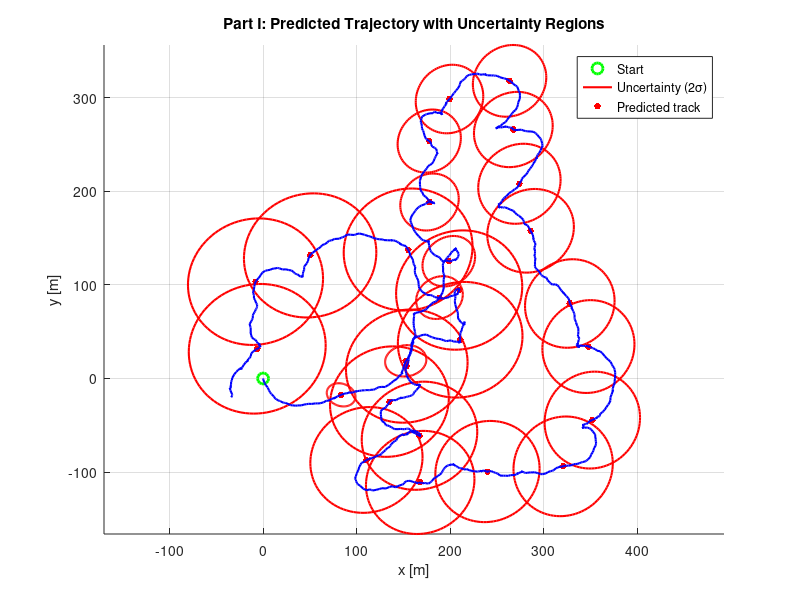

Source code (MATLAB): (Note: this script raises an error after producing the figure.)
clc; close all; clear
%% Part I - Q1

data =load('SLAM.mat'); 

F = eye(2);

disp('System matrix F:');
disp(F);

%% Q2

C_w_tilde = diag([data.std_velocity^2, data.std_heading^2]);
disp('Raw noise covariance C_w_tilde:');
disp(C_w_tilde);

G = @(v, phi) data.delta * ...
    [ cos(phi * pi/180),   -v * sin(phi * pi/180) * (pi/180) ; ...
      sin(phi * pi/180),    v * cos(phi * pi/180) * (pi/180) ];
C_w = @(v, phi) G(v, phi) * C_w_tilde * G(v, phi)';


%% Q3

function plot_ellipse(center, P, color)
    [V, D] = eig(P);                   
    theta  = linspace(0, 2*pi, 100);
    circle = [cos(theta); sin(theta)];
    ellipse = center + 2 * V * sqrt(D) * circle;
    plot(ellipse(1,:), ellipse(2,:), color, 'LineWidth', 1.5);
end

N       = size(data.u, 2);  
pos     = [0; 0];         
cov_pos = zeros(2);        

track      = zeros(2, N+1);
track(:,1) = pos;

figure; hold on; grid on; axis equal;
title('Part I: Predicted Trajectory with Uncertainty Regions');
xlabel('x [m]'); ylabel('y [m]');
plot(0, 0, 'go', 'MarkerSize', 8, 'LineWidth', 2, 'DisplayName', 'Start');

for i = 1:N
    v_i   = data.u(1, i);
    phi_i = data.u(2, i);

    pos = F * pos + data.delta * [ cos(phi_i*pi/180) * v_i ;
                              sin(phi_i*pi/180) * v_i ];
    cov_pos = F * cov_pos * F' + C_w(v_i, phi_i);

    track(:, i+1) = pos;

    if mod(i, 50) == 0
        plot_ellipse(pos, cov_pos, 'r-');
        plot(pos(1), pos(2), 'r.', 'MarkerSize', 15);
       
    end
end

plot(track(1,:), track(2,:), 'b-', 'LineWidth', 1.5, 'DisplayName', 'Predicted track');
legend('Start', 'Uncertainty (2\sigma)', 'Predicted track', 'Location', 'best');
hold off

%% Part II - Q7, Q8, Q9

X = [0; 0];         
C = zeros(2);       
known_ids = [];     
track_slam = zeros(2, N+1);
track_slam(:,1) = X(1:2);

X_saved = cell(1, N); 
C_saved = cell(1, N);
X_pred_saved = cell(1, N); 
C_pred_saved = cell(1, N);

video_filename = 'SLAM_Simulation.avi';
v = VideoWriter(video_filename, 'Motion JPEG AVI');
v.FrameRate = 15;
open(v);
snapshot_steps = round([0.25*N, 0.50*N, 0.75*N, N]);
snapshot_count = 1;

fig_slam = figure('Name', 'SLAM Visualization'); 
hold on; grid on; axis equal;
title('Part II: EKF SLAM');
xlabel('x [m]'); ylabel('y [m]');
plot(0, 0, 'go', 'MarkerSize', 8, 'LineWidth', 2, 'DisplayName', 'Start');
p_track = plot(X(1), X(2), 'b-', 'LineWidth', 1.5, 'DisplayName', 'SLAM track');

for i = 1:N
    %Prediction  
    v_i   = data.u(1, i);
    phi_i = data.u(2, i);
    
    X(1:2) = X(1:2) + data.delta * [cos(phi_i*pi/180) * v_i; 
                                    sin(phi_i*pi/180) * v_i];
    
    L = length(X);
    F_slam = eye(L);
    
    C_w_slam = zeros(L, L);
    C_w_slam(1:2, 1:2) = C_w(v_i, phi_i); 
    
    C = F_slam * C * F_slam' + C_w_slam;

    X_pred_saved{i} = X;
    C_pred_saved{i} = C;

    % Observation  
    if ~isempty(data.Z{i}.id)
        visible_ids = data.Z{i}.id;
        z_pos_measurements = data.Z{i}.zpos;
        
        for m = 1:length(visible_ids)
            lm_id = visible_ids(m);
            
            if ~ismember(lm_id, known_ids)
                % New landmark
                known_ids = [known_ids, lm_id];
                X = [X; X(1:2)]; 
                
                C_new = eye(2) * 1e6; 
                C = blkdiag(C, C_new);
            end
        end
        
        % Update  
        L = length(X); 
        num_vis = length(visible_ids);
        
        z = zeros(2*num_vis, 1);
        z_hat = zeros(2*num_vis, 1);
        H = zeros(2*num_vis, L);
        C_n = eye(2*num_vis) * (data.stdn^2); 
        
        for m = 1:num_vis
            lm_id = visible_ids(m);
            
            idx = find(known_ids == lm_id);
            state_idx = 2 + 2*idx - 1; 
            
            % Actual measurement
            z(2*m-1 : 2*m) = z_pos_measurements(:, m);
            
            % Predicted measurement
            z_hat(2*m-1 : 2*m) = X(state_idx : state_idx+1) - X(1:2);
            
            H(2*m-1 : 2*m, 1:2) = [-1, 0; 0, -1];
            H(2*m-1 : 2*m, state_idx : state_idx+1) = [1, 0; 0, 1]; 
        end
        
        y = z - z_hat; 
        S = H * C * H' + C_n;
        K = C * H' / S;
        
        X = X + K * y;
        C = (eye(L) - K * H) * C;
    end
    
    track_slam(:, i+1) = X(1:2);
    X_saved{i} = X;
    C_saved{i} = C;

  % Visualization
    if mod(i, 5) == 0 || i == N 
        set(p_track, 'XData', track_slam(1, 1:i+1), 'YData', track_slam(2, 1:i+1));
        delete(findobj(gcf, 'Tag', 'dynamic_ellipse'));
        
        % Plot Vehicle
        [V_eig, D_eig] = eig(C(1:2, 1:2));                   
        theta  = linspace(0, 2*pi, 100);
        circle = [cos(theta); sin(theta)];
        ellipse = X(1:2) + 2 * V_eig * sqrt(D_eig) * circle;
        plot(ellipse(1,:), ellipse(2,:), 'r-', 'LineWidth', 1.5, 'Tag', 'dynamic_ellipse');
        
        % Plot Landmarks
        for m = 1:length(known_ids)
            state_idx = 2 + 2*m - 1;
            plot(X(state_idx), X(state_idx+1), 'k.', 'MarkerSize', 3, 'Tag', 'dynamic_ellipse'); 
            
            [V_eig, D_eig] = eig(C(state_idx:state_idx+1, state_idx:state_idx+1));
            ellipse = X(state_idx:state_idx+1) + 2 * V_eig * sqrt(D_eig) * circle;
            plot(ellipse(1,:), ellipse(2,:), 'k-', 'LineWidth', 1.5, 'Tag', 'dynamic_ellipse');
        end
        
        drawnow; 
        
       % Q8: Capture video frame
        vidFrame = getframe(fig_slam); 
        
        % On the first frame, record the exact pixel dimensions
        if ~exist('vid_frame_size', 'var')
            vid_frame_size = size(vidFrame.cdata);
        else
            % Force all subsequent frames to match the exact size of the first frame
            vidFrame.cdata = imresize(vidFrame.cdata, [vid_frame_size(1), vid_frame_size(2)]);
        end
        
        writeVideo(v, vidFrame);
        
        % Q8: Save 4 snapshot figures
        if ismember(i, snapshot_steps)
            filename = sprintf('SLAM_Trajectory_Step_%d.png', snapshot_count);
            exportgraphics(fig_slam, filename, 'Resolution', 300);
            disp(['Saved snapshot: ', filename]);
            snapshot_count = snapshot_count + 1;
        end
    end
end
close(v);
disp(['Video saved to ', video_filename]);
legend('Start', 'SLAM track', 'Location', 'best');

figure('Name', 'Comparison: SLAM vs Prediction'); 
hold on; grid on; axis equal;
title('Part II (Q9): SLAM vs Prediction Only');
xlabel('x [m]'); ylabel('y [m]');
% Plot Prediction (from Part I code - assumes 'track' exists in workspace)
plot(track(1,:), track(2,:), 'r--', 'LineWidth', 1.5, 'DisplayName', 'Prediction Only (Dead Reckoning)');
% Plot SLAM (from Part II code)
plot(track_slam(1,:), track_slam(2,:), 'b-', 'LineWidth', 1.5, 'DisplayName', 'SLAM Track');
plot(0, 0, 'go', 'MarkerSize', 8, 'LineWidth', 2, 'DisplayName', 'Start');


% Plot final estimated landmarks for context
for m = 1:length(known_ids)
    state_idx = 2 + 2*m - 1;
    plot(X_saved{end}(state_idx), X_saved{end}(state_idx+1), 'k*', 'MarkerSize', 5, 'HandleVisibility', 'off');
end
legend('Location', 'best');
exportgraphics(gcf, 'Q9_SLAM_vs_Prediction_Comparison.png', 'Resolution', 300);
disp('Saved comparison plot: Q9_SLAM_vs_Prediction_Comparison.png');

%% Part III 

X_smooth = cell(1, N);
C_smooth = cell(1, N);

X_smooth{N} = X_saved{N};
C_smooth{N} = C_saved{N};

track_smooth = zeros(2, N);
track_smooth(:, N) = X_smooth{N}(1:2);

% Backward pass
for j = N-1 : -1 : 1
    
    len_x = length(X_saved{j});    
    F = eye(len_x);
    
    X_pred_P = X_pred_saved{j+1}(1:len_x);
    C_pred_P = C_pred_saved{j+1}(1:len_x, 1:len_x);
    X_smooth_next_P = X_smooth{j+1}(1:len_x);
    C_smooth_next_P = C_smooth{j+1}(1:len_x, 1:len_x);
   
    B = C_saved{j} * F' / C_pred_P; 
    X_smooth{j} = X_saved{j} + B * (X_smooth_next_P - X_pred_P);
    C_smooth{j} = C_saved{j} + B * (C_smooth_next_P - C_pred_P) * B';
    track_smooth(:, j) = X_smooth{j}(1:2);
end

disp('RTS Smoothing completed.');


% --- Create Smoothed Movie ---
video_smooth = 'SLAM_Smoothed_Simulation.avi';
v_smooth = VideoWriter(video_smooth, 'Motion JPEG AVI');
v_smooth.FrameRate = 15;
open(v_smooth);

fig_smooth = figure('Name', 'RTS Smoother Visualization');
hold on; grid on; axis equal;
title('Part III: RTS Smoothed SLAM (Backward Animation)');
xlabel('x [m]'); ylabel('y [m]');

% Plot the static background elements
plot(0, 0, 'go', 'MarkerSize', 8, 'LineWidth', 2, 'DisplayName', 'Start');
plot(track_slam(1,:), track_slam(2,:), 'b--', 'LineWidth', 1, 'DisplayName', 'Forward SLAM Track');

% Initialize the smoothed track at the final position (N)
p_smooth_track = plot(track_smooth(1,N), track_smooth(2,N), 'g-', 'LineWidth', 2, 'DisplayName', 'Smoothed Track');

% Create dummy plots strictly to add the ellipses to the legend properly
plot(NaN, NaN, 'k-', 'LineWidth', 1.5, 'DisplayName', 'Forward Covariance');
plot(NaN, NaN, 'r-', 'LineWidth', 1.5, 'DisplayName', 'Smoothed Covariance');
legend('Location', 'best');

% Pre-compute circle for efficiency
theta  = linspace(0, 2*pi, 100);
circle = [cos(theta); sin(theta)];

% --- NEW: Initialize empty objects for the CURRENT position and ellipse ---
% This guarantees we only ever show one at a time without needing delete()
p_fwd_pos = plot(NaN, NaN, 'k.', 'MarkerSize', 10, 'HandleVisibility', 'off');
p_fwd_ell = plot(NaN, NaN, 'k-', 'LineWidth', 1.5, 'HandleVisibility', 'off');

p_sm_pos = plot(NaN, NaN, 'r.', 'MarkerSize', 10, 'HandleVisibility', 'off');
p_sm_ell = plot(NaN, NaN, 'r-', 'LineWidth', 1.5, 'HandleVisibility', 'off');

% Run the loop backwards from N down to 1
for i = N:-5:1 
    % Update the drawn smoothed line from the current backward step (i) to the end (N)
    set(p_smooth_track, 'XData', track_smooth(1, i:N), 'YData', track_smooth(2, i:N));
    
    % 1. Update Current Forward SLAM Vehicle Location and Covariance (Black)
    [V_fwd, D_fwd] = eig(C_saved{i}(1:2, 1:2));                   
    ellipse_fwd = X_saved{i}(1:2) + 2 * V_fwd * sqrt(D_fwd) * circle;
    set(p_fwd_pos, 'XData', X_saved{i}(1), 'YData', X_saved{i}(2));
    set(p_fwd_ell, 'XData', ellipse_fwd(1,:), 'YData', ellipse_fwd(2,:));
    
    % 2. Update Current RTS Smoothed Vehicle Location and Covariance (Red)
    [V_sm, D_sm] = eig(C_smooth{i}(1:2, 1:2));                   
    ellipse_sm = X_smooth{i}(1:2) + 2 * V_sm * sqrt(D_sm) * circle;
    set(p_sm_pos, 'XData', X_smooth{i}(1), 'YData', X_smooth{i}(2));
    set(p_sm_ell, 'XData', ellipse_sm(1,:), 'YData', ellipse_sm(2,:));
    
    drawnow;
    
    % Capture frame safely
    vidFrame = getframe(fig_smooth); 
    if ~exist('vid_frame_size_sm', 'var')
        vid_frame_size_sm = size(vidFrame.cdata);
    else
        vidFrame.cdata = imresize(vidFrame.cdata, [vid_frame_size_sm(1), vid_frame_size_sm(2)]);
    end
    writeVideo(v_smooth, vidFrame);
end
close(v_smooth);
disp(['Smoothed video saved to ', video_smooth]);

% --- Final Comparison Graph ---
figure('Name', 'Final Comparison: SLAM vs RTS');
hold on; grid on; axis equal;
title('Part III: Forward SLAM vs. RTS Smoother');
xlabel('x [m]'); ylabel('y [m]');

plot(track_slam(1,:), track_slam(2,:), 'b-', 'LineWidth', 1.5, 'DisplayName', 'Forward EKF SLAM');
plot(track_smooth(1,:), track_smooth(2,:), 'g-', 'LineWidth', 2, 'DisplayName', 'RTS Smoother');

% Plot final smoothed landmarks
final_state = X_smooth{N};
for m = 1:(length(final_state)-2)/2
    state_idx = 2 + 2*m - 1;
    plot(final_state(state_idx), final_state(state_idx+1), 'k*', 'MarkerSize', 5, 'HandleVisibility', 'off');
end

legend('Location', 'best');
exportgraphics(gcf, 'Q10_SLAM_vs_Smoother_Comparison.png', 'Resolution', 300);
disp('Saved comparison plot: Q10_SLAM_vs_Smoother_Comparison.png');

%% Part IV - Q12, Q13, Q14
std_b = 2;         
X = [0; 0];         
C = zeros(2);       
known_ids = [];     
track_slam_bearing = zeros(2, N+1);
track_slam_bearing(:,1) = X(1:2);
X_saved = cell(1, N); 
C_saved = cell(1, N);
X_pred_saved = cell(1, N); 
C_pred_saved = cell(1, N);

video_filename = 'BearingOnly_SLAM_Simulation.avi'; 
v = VideoWriter(video_filename, 'Motion JPEG AVI');
v.FrameRate = 15;
open(v);
snapshot_steps = round([0.25*N, 0.50*N, 0.75*N, N]);
snapshot_count = 1;

fig_slam = figure('Name', 'SLAM Visualization'); 
hold on; grid on; axis equal;
title('Part IV: Bearing-Only EKF SLAM'); 
xlabel('x [m]'); ylabel('y [m]');
plot(0, 0, 'go', 'MarkerSize', 8, 'LineWidth', 2, 'DisplayName', 'Start');
p_track = plot(X(1), X(2), 'b-', 'LineWidth', 1.5, 'DisplayName', 'SLAM track');

for i = 1:N
    %Prediction  
    v_i   = data.u(1, i);
    phi_i = data.u(2, i);
    
    X(1:2) = X(1:2) + data.delta * [cos(phi_i*pi/180) * v_i; 
                                    sin(phi_i*pi/180) * v_i];
    
    L = length(X);
    F_slam = eye(L);
    
    C_w_slam = zeros(L, L);
    C_w_slam(1:2, 1:2) = C_w(v_i, phi_i); 
    
    C = F_slam * C * F_slam' + C_w_slam;
    X_pred_saved{i} = X;
    C_pred_saved{i} = C;
    
    % Observation  
    if ~isempty(data.Z{i}.id)
        visible_ids = data.Z{i}.id;
        

        z_bearing_measurements = data.Z{i}.zbearing; 
        
        for m = 1:length(visible_ids)
            lm_id = visible_ids(m);
            
            if ~ismember(lm_id, known_ids)
                % New landmark
                known_ids = [known_ids, lm_id];
                
                theta_meas = z_bearing_measurements(m);
                x_new = X(1) + 22 * cos(theta_meas * pi / 180);
                y_new = X(2) + 22 * sin(theta_meas * pi / 180);
                
                X = [X; x_new; y_new]; 
                
                C_new = eye(2) * 100; 
                C = blkdiag(C, C_new);
            end
        end
        
        % Update  
        L = length(X); 
        num_vis = length(visible_ids);
        
        z = zeros(num_vis, 1);       
        z_hat = zeros(num_vis, 1);   
        H = zeros(num_vis, L);       
        C_n = eye(num_vis) * (std_b^2); 
        
        for m = 1:num_vis
            lm_id = visible_ids(m);
            
            idx = find(known_ids == lm_id);
            state_idx = 2 + 2*idx - 1; 
            
            z(m) = z_bearing_measurements(m);
            
            dx = X(state_idx) - X(1);
            dy = X(state_idx+1) - X(2);
            r2 = dx^2 + dy^2;
            
            z_hat(m) = atan2(dy, dx) * 180 / pi;
            
            H(m, 1) = (180/pi) * (dy / r2);               
            H(m, 2) = (180/pi) * (-dx / r2);              
            H(m, state_idx) = (180/pi) * (-dy / r2);      
            H(m, state_idx+1) = (180/pi) * (dx / r2);     
        end
        
        y = z - z_hat; 
        y = mod(y + 180, 360) - 180; 
        
        S = H * C * H' + C_n;
        K = C * H' / S;
        
        X = X + K * y;
        C = C - K * H * C; % CHANGED: Kept the optimized standard form from earlier
    end
    
    track_slam_bearing(:, i+1) = X(1:2);
    X_saved{i} = X;
    C_saved{i} = C;
    
  % Visualization
    if mod(i, 50) == 0 || i == N 
        set(p_track, 'XData', track_slam_bearing(1, 1:i+1), 'YData', track_slam_bearing(2, 1:i+1));
        delete(findobj(gcf, 'Tag', 'dynamic_ellipse'));
        
        % Plot Vehicle
        [V_eig, D_eig] = eig(C(1:2, 1:2));                   
        theta  = linspace(0, 2*pi, 100);
        circle = [cos(theta); sin(theta)];
        ellipse = X(1:2) + 2 * V_eig * sqrt(D_eig) * circle;
        plot(ellipse(1,:), ellipse(2,:), 'r-', 'LineWidth', 1.5, 'Tag', 'dynamic_ellipse');
        
        % Plot Landmarks
        for m = 1:length(known_ids)
            state_idx = 2 + 2*m - 1;
            plot(X(state_idx), X(state_idx+1), 'k.', 'MarkerSize', 3, 'Tag', 'dynamic_ellipse'); 
            
            [V_eig, D_eig] = eig(C(state_idx:state_idx+1, state_idx:state_idx+1));
            ellipse = X(state_idx:state_idx+1) + 2 * V_eig * sqrt(D_eig) * circle;
            plot(ellipse(1,:), ellipse(2,:), 'k-', 'LineWidth', 1.5, 'Tag', 'dynamic_ellipse');
        end
        
        drawnow; 
        
       % Capture video frame
        vidFrame = getframe(fig_slam); 
        
        if ~exist('vid_frame_size_b', 'var') % CHANGED: renamed variable slightly to avoid workspace conflict
            vid_frame_size_b = size(vidFrame.cdata);
        else
            vidFrame.cdata = imresize(vidFrame.cdata, [vid_frame_size_b(1), vid_frame_size_b(2)]);
        end
        
        writeVideo(v, vidFrame);
        
        % Save 4 snapshot figures
        if ismember(i, snapshot_steps)
            filename = sprintf('Bearing_SLAM_Step_%d.png', snapshot_count); % CHANGED: filename
            exportgraphics(fig_slam, filename, 'Resolution', 300);
            disp(['Saved snapshot: ', filename]);
            snapshot_count = snapshot_count + 1;
        end
    end
end
close(v);
disp(['Video saved to ', video_filename]);

% --- CHANGED: Final Comparison Plot Details ---
figure('Name', 'Comparison: Bearing SLAM vs SLAM vs Prediction'); 
hold on; grid on; axis equal;
title('Part IV (Q14): Bearing-Only SLAM vs SLAM vs Prediction');
xlabel('x [m]'); ylabel('y [m]');

% Plot Prediction (from Part I code - assumes 'track' exists in workspace)
plot(track(1,:), track(2,:), 'r--', 'LineWidth', 1.5, 'DisplayName', 'Prediction Only (Dead Reckoning)');
% Plot SLAM (from Part IV code)
plot(track_slam_bearing(1,:), track_slam_bearing(2,:), 'b-', 'LineWidth', 1.5, 'DisplayName', 'Bearing-Only SLAM Track');
plot(track_slam(1,:), track_slam(2,:), 'LineWidth', 1.5, 'DisplayName',  'SLAM Track');

plot(0, 0, 'go', 'MarkerSize', 8, 'LineWidth', 2, 'DisplayName', 'Start');

% Plot final estimated landmarks for context
for m = 1:length(known_ids)
    state_idx = 2 + 2*m - 1;
    plot(X_saved{end}(state_idx), X_saved{end}(state_idx+1), 'k*', 'MarkerSize', 5, 'HandleVisibility', 'off');
end
legend('Location', 'best');
exportgraphics(gcf, 'Q14_Bearing_SLAM_vs_Prediction.png', 'Resolution', 300);
disp('Saved comparison plot: Q14_Bearing_SLAM_vs_Prediction.png');
